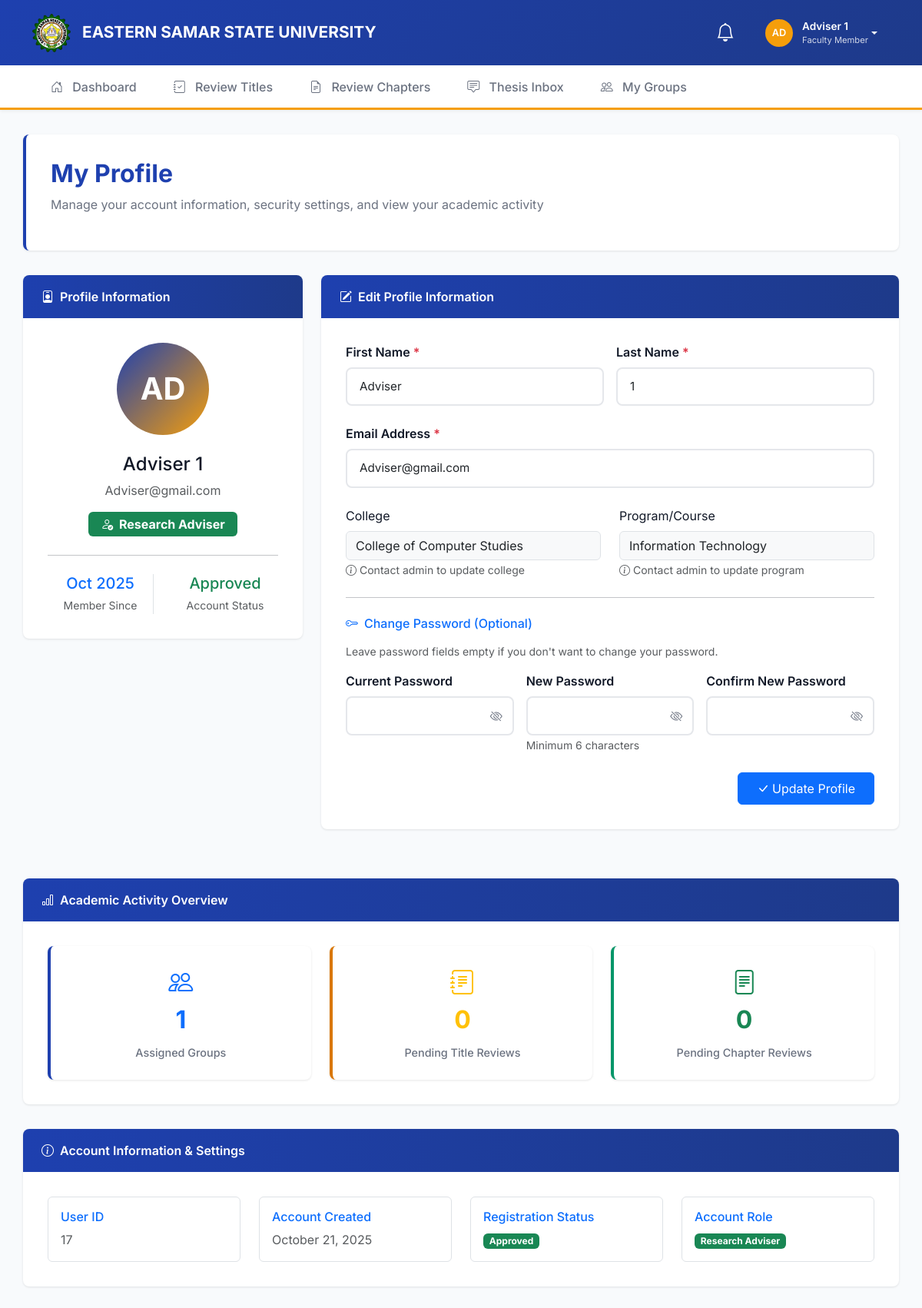
/panel/profile.php (signed in), run on the app's committed database.
### tables this page shows
CREATE TABLE `users` (
  `user_id` int(11) NOT NULL,
  `username` varchar(30) NOT NULL,
  `password` varchar(255) NOT NULL,
  `email` varchar(100) NOT NULL,
  `first_name` varchar(30) NOT NULL,
  `last_name` varchar(30) NOT NULL,
  `role` enum('student','adviser','panel','admin') NOT NULL,
  `college` varchar(80) DEFAULT NULL,
  `department` varchar(80) DEFAULT NULL,
  `student_id` varchar(15) DEFAULT NULL,
  `profile_picture` varchar(255) DEFAULT NULL,
  `is_active` tinyint(1) DEFAULT 1,
  `registration_status` enum('pending','approved','rejected') DEFAULT 'approved',
  `rejection_reason` text DEFAULT NULL,
  `account_locked` tinyint(1) DEFAULT 0,
  `locked_until` timestamp NULL DEFAULT NULL,
  `last_login` timestamp NULL DEFAULT NULL,
  `session_expires_at` timestamp NULL DEFAULT NULL,
  `created_at` timestamp NOT NULL DEFAULT current_timestamp(),
  `updated_at` timestamp NOT NULL DEFAULT current_timestamp() ON UPDATE current_timestamp()
);

### panel/profile.php (the view, shortened to what the rows shown need)
<?php
include_once '../includes/functions.php';
$user_id = $_SESSION['user_id'];
$user_role = $_SESSION['role'];
$stmt = $conn->prepare("SELECT * FROM users WHERE user_id = ?");
$stmt->execute([$user_id]);
$user = $stmt->fetch(PDO::FETCH_ASSOC);
$stats = [];
if ($user_role === 'adviser') {
    $stmt = $conn->prepare("SELECT COUNT(*) as count FROM research_groups WHERE adviser_id = ?");
    $stmt->execute([$user_id]);
    $stats['assigned_groups'] = $stmt->fetch(PDO::FETCH_ASSOC)['count'];
}
if ($user_role === 'adviser') {
    $stmt = $conn->prepare("
        SELECT COUNT(*) as count
        FROM submissions s
        JOIN research_groups rg ON s.group_id = rg.group_id
        WHERE rg.adviser_id = ? AND s.submission_type = 'title' AND s.status = 'pending'
    ");
    $stmt->execute([$user_id]);
}
$stats['pending_titles'] = $stmt->fetch(PDO::FETCH_ASSOC)['count'];
if ($user_role === 'adviser') {
    $stmt = $conn->prepare("
        SELECT COUNT(*) as count
        FROM submissions s
        JOIN research_groups rg ON s.group_id = rg.group_id
        WHERE rg.adviser_id = ? AND s.submission_type = 'chapter' AND s.status = 'pending'
    ");
    $stmt->execute([$user_id]);
}
$stats['pending_chapters'] = $stmt->fetch(PDO::FETCH_ASSOC)['count'];
?>
<!DOCTYPE html>
<html lang="en">
<head>
    <link href="https://cdn.jsdelivr.net/npm/bootstrap@5.3.0/dist/css/bootstrap.min.css" rel="stylesheet">
    <link rel="stylesheet" href="https://cdn.jsdelivr.net/npm/bootstrap-icons@1.11.0/font/bootstrap-icons.css">
</head>
<body>
    <div class="container main-content">
        <div class="page-header">
            <h1 class="page-title">My Profile</h1>
        </div>
        <div class="row g-4">
            <div class="col-lg-4">
                <div class="academic-card">
                    <div class="card-body-academic text-center">
                        <div class="profile-avatar">
                            <?php echo strtoupper(substr($_SESSION['full_name'], 0, 2)); ?>
                        </div>
                        <h4 class="mb-2"><?php echo htmlspecialchars($user['first_name'] . ' ' . $user['last_name']); ?></h4>
                        <p class="text-muted mb-3"><?php echo htmlspecialchars($user['email']); ?></p>
                        <span class="badge bg-<?php echo $user['role'] == 'adviser' ? 'success' : 'info'; ?> fs-6 px-3 py-2">
                            <i class="bi bi-<?php echo $user['role'] == 'adviser' ? 'person-check' : 'people'; ?> me-1"></i>
                            <?php echo $user['role'] === 'adviser' ? 'Research Adviser' : 'Panel Member'; ?>
                        </span>
                        <hr class="my-4">
                        <div class="row text-center">
                            <div class="col-6">
                                <div class="border-end">
                                    <div class="h5 mb-1 text-primary"><?php echo date('M Y', strtotime($user['created_at'])); ?></div>
                                    <small class="text-muted">Member Since</small>
                                </div>
                            </div>
                            <div class="col-6">
                                <div class="h5 mb-1 text-success">
                                    <?php echo ucfirst($user['registration_status']); ?>
                                </div>
                                <small class="text-muted">Account Status</small>
                            </div>
                        </div>
                    </div>
                </div>
            </div>
            <div class="col-lg-8">
                <div class="academic-card">
                    <div class="card-body-academic">
                        <form method="POST" action="">
                            <div class="row g-3 mb-4">
                                <div class="col-md-6">
                                    <label for="first_name" class="form-label-academic">
                                        First Name <span class="text-danger">*</span>
                                    </label>
                                    <input type="text" class="form-control form-control-academic"
                                           id="first_name" name="first_name"
                                           value="<?php echo htmlspecialchars($user['first_name']); ?>" required>
                                </div>
                                <div class="col-md-6">
                                    <label for="last_name" class="form-label-academic">
                                        Last Name <span class="text-danger">*</span>
                                    </label>
                                    <input type="text" class="form-control form-control-academic"
                                           id="last_name" name="last_name"
                                           value="<?php echo htmlspecialchars($user['last_name']); ?>" required>
                                </div>
                            </div>
                            <div class="mb-4">
                                <label for="email" class="form-label-academic">
                                    Email Address <span class="text-danger">*</span>
                                </label>
                                <input type="email" class="form-control form-control-academic"
                                       id="email" name="email"
                                       value="<?php echo htmlspecialchars($user['email']); ?>" required>
                            </div>
                            <div class="row mb-3">
                                <div class="col-md-6">
                                    <label for="college" class="form-label">College</label>
                                    <input type="text" class="form-control" id="college" name="college"
                                        value="<?php echo htmlspecialchars($user['college'] ?? 'Not Set'); ?>"
                                        readonly style="background-color: #f8f9fa; cursor: not-allowed;">
                                    <small class="text-muted">
                                        <i class="bi bi-info-circle me-1"></i>Contact admin to update college
                                    </small>
                                </div>
                                <div class="col-md-6">
                                    <label for="department" class="form-label">Program/Course</label>
                                    <input type="text" class="form-control" id="department" name="department"
                                        value="<?php echo htmlspecialchars($user['department'] ?? 'Not Set'); ?>"
                                        readonly style="background-color: #f8f9fa; cursor: not-allowed;">
                                    <small class="text-muted">
                                        <i class="bi bi-info-circle me-1"></i>Contact admin to update program
                                    </small>
                                </div>
                            </div>
                        </form>
                    </div>
                </div>
            </div>
        </div>
        <div class="row g-4 mt-2">
            <div class="col-12">
                <div class="academic-card">
                    <div class="card-body-academic">
                        <div class="row g-4">
                            <div class="col-md-4">
                                <div class="stat-card warning">
                                    <i class="bi bi-journal-text text-warning mb-3" style="font-size: 2rem;"></i>
                                    <div class="stat-number text-warning"><?php echo $stats['pending_titles']; ?></div>
                                    <div class="stat-label">Pending Title Reviews</div>
                                </div>
                            </div>
                            <div class="col-md-4">
                                <div class="stat-card success">
                                    <i class="bi bi-file-text text-success mb-3" style="font-size: 2rem;"></i>
                                    <div class="stat-number text-success"><?php echo $stats['pending_chapters']; ?></div>
                                    <div class="stat-label">Pending Chapter Reviews</div>
                                </div>
                            </div>
                        </div>
                    </div>
                </div>
            </div>
        </div>
        <div class="academic-card">
            <div class="card-body-academic">
                <div class="row g-4">
                    <div class="col-md-3">
                        <div class="border rounded p-3 h-100">
                            <h6 class="text-primary mb-2">User ID</h6>
                            <p class="mb-0 text-muted"><?php echo $user['user_id']; ?></p>
                        </div>
                    </div>
                    <div class="col-md-3">
                        <div class="border rounded p-3 h-100">
                            <h6 class="text-primary mb-2">Account Created</h6>
                            <p class="mb-0 text-muted"><?php echo date('F j, Y', strtotime($user['created_at'])); ?></p>
                        </div>
                    </div>
                    <div class="col-md-3">
                        <div class="border rounded p-3 h-100">
                            <h6 class="text-primary mb-2">Registration Status</h6>
                            <span class="badge bg-success"><?php echo ucfirst($user['registration_status']); ?></span>
                        </div>
                    </div>
                </div>
            </div>
        </div>
    </div>
</body>
</html>

### data on the page
users: first_name+last_name "Adviser 1", email "Adviser@gmail.com", created_at "Oct 2025", registration_status "Approved", first_name "Adviser", last_name "1", college "College of Computer Studies", department "Information Technology", account_locked "0", user_id "17", created_at "October 21, 2025"

### other printed values
substr($_SESSION['full_name'], 0, 2) "AD"
$_SESSION['full_name'] "Adviser 1"
$stats['assigned_groups'] "1"
